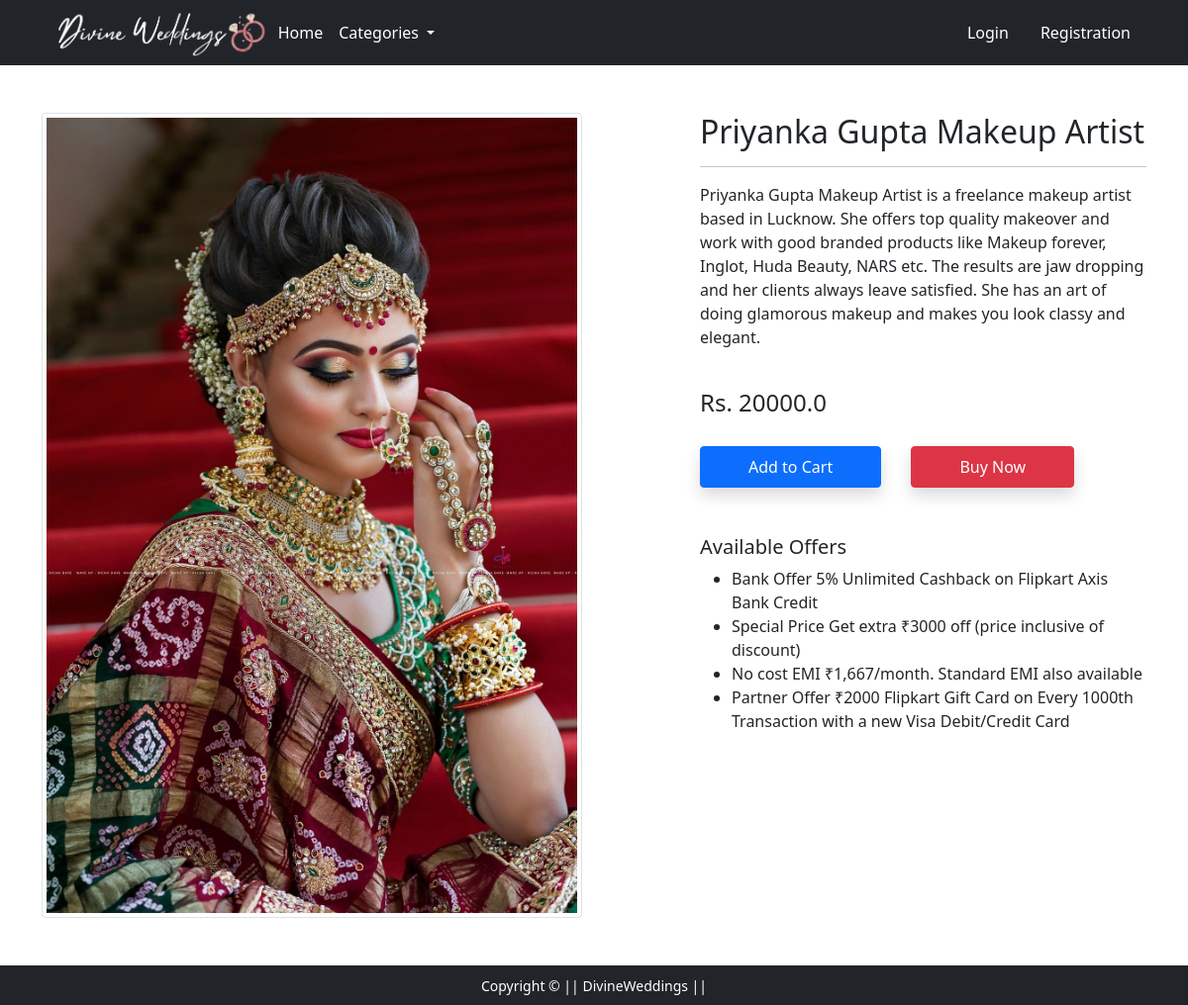
Screenshot of /product-detail/1 with the database file from the repository.
### app/models.py (models this page shows, shortened)
class Product(models.Model):
    title=models.CharField(max_length=100)
    selling_price=models.FloatField()
    discounted_price=models.FloatField()
    description=models.TextField()
    category=models.CharField(choices=CATEGORY_CHOICES,max_length=2)
    location=models.CharField(max_length=200)
    product_image=models.ImageField(upload_to='productimg')

### app/views.py (the view)
# urls.py: path('product-detail/<int:pk>', views.ProductDetailView.as_view(), name='product-detail'),
class ProductDetailView(View):
    def get(self,request,pk):
        product=Product.objects.get(pk=pk)
        item_already_in_cart=False
        if request.user.is_authenticated:
            item_already_in_cart=Cart.objects.filter(Q(product=product.id)& Q(user=request.user)).exists()
        return render(request,'app/productdetail.html',{'product':product,'item_already_in_cart':item_already_in_cart})

### app/templates/app/productdetail.html (shortened to what this page needs)
{% extends 'app/base.html' %}
{% load static %}
{% block main-content %}
<div class="container my-5">
 <div class="row">
  <div class="col-sm-6 text-center align-self-center">
   <img src="{{product.product_image.url}}" alt="" class="img-fluid img-thumbnail">
  </div>
  <div class="col-sm-5 offset-sm-1">
   <h2>{{product.title}}</h2>
   <hr>
   <p>{{product.description}}</p> <br>
   <h4>Rs. {{product.selling_price}}<br>
    <br>
    {% if not request.user.is_authenticated %}
    <form action="/add-to-cart" class="d-inline">
        <button type="submit" class="btn btn-primary shadow px-5 py-2">Add to Cart</button>
        </form>
    {% endif%}
   <a href="{% url 'checkout' %}" class="btn btn-danger shadow px-5 py-2 ms-4">Buy Now</a>
   <h5 class="mt-5">Available Offers</h5>
   <ul>
    <li>Bank Offer 5% Unlimited Cashback on Flipkart Axis Bank Credit</li>
    <li>Special Price Get extra ₹3000 off (price inclusive of discount)</li>
    <li>No cost EMI ₹1,667/month. Standard EMI also available</li>
    <li>Partner Offer ₹2000 Flipkart Gift Card on Every 1000th Transaction with a new Visa Debit/Credit Card</li>
   </ul>
  </div>
 </div>
</div>
{% endblock main-content %}

### rows the page displays
Product: product_image (picture), title "Priyanka Gupta Makeup Artist", description "Priyanka Gupta Makeup Artist is a freelance makeup artist based in Lucknow. She offers top quality makeover and work with good branded products like Makeup forever, Inglot, Huda Beauty, NARS etc. The results are jaw dropping and her clients always leave satisfied. She has an art of doing glamorous makeup and makes you look classy and elegant.", selling_price "20000.0"
